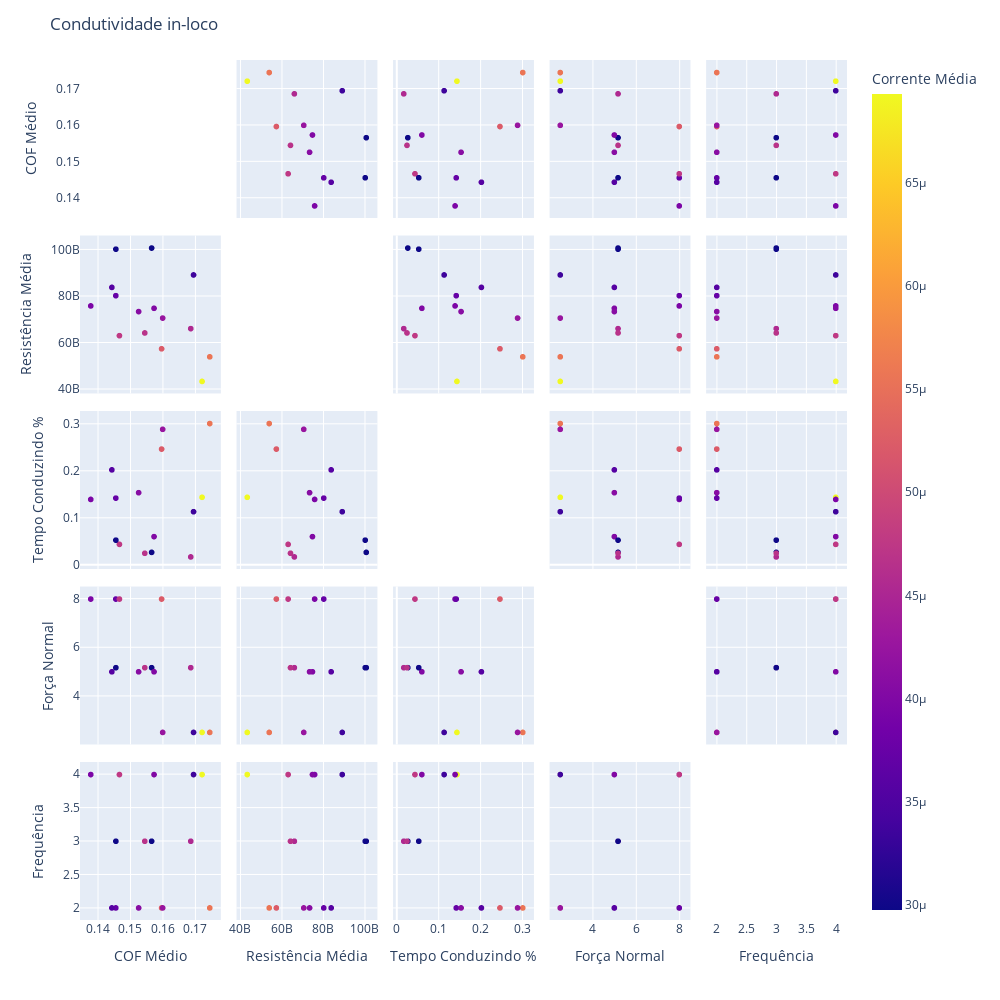

Write notebook code for a chart like this one.
### Code cell
fig = px.scatter_matrix(df[df['Resistência Média']<2e11],
                  dimensions=["COF Médio", "Resistência Média", "Tempo Conduzindo %", "Força Normal", 'Frequência'],
                       color = 'Corrente Média')
fig.update_traces(diagonal_visible=False)
fig.update_layout(
    title='Condutividade in-loco',
    dragmode='select',
    width=1000,
    height=1000,
    hovermode='closest',
)
fig.show()

### Figure 1 — Plotly figure (JSON) as saved in the notebook; plotly's stock layout.template omitted (floating-point values rounded to 4 significant figures)
{"data": [{"diagonal": {"visible": false}, "dimensions": [{"axis": {"matches": true}, "label": "COF Médio", "values": [0.1745, 0.1721, 0.1695, 0.1566, 0.1687, 0.1597, 0.1378, 0.1455, 0.1545, 0.1573, 0.1466, 0.16, 0.1526, 0.1443, 0.1455]}, {"axis": {"matches": true}, "label": "Resistência Média", "values": [53900000000.0, 43300000000.0, 89190000000.0, 100800000000.0, 66060000000.0, 57360000000.0, 75840000000.0, 80250000000.0, 64190000000.0, 74810000000.0, 63030000000.0, 70590000000.0, 73390000000.0, 83830000000.0, 100300000000.0]}, {"axis": {"matches": true}, "label": "Tempo Conduzindo %", "values": [0.3014, 0.1441, 0.1134, 0.02656, 0.01686, 0.247, 0.1395, 0.1423, 0.02462, 0.06021, 0.04363, 0.2891, 0.1539, 0.2026, 0.05267]}, {"axis": {"matches": true}, "label": "Força Normal", "values": [2.5, 2.5, 2.5, 5.17, 5.17, 8, 8, 8, 5.17, 5, 8, 2.5, 5, 5, 5.17]}, {"axis": {"matches": true}, "label": "Frequência", "values": [2, 4, 4, 3, 3, 2, 4, 2, 3, 4, 4, 2, 2, 2, 3]}], "hovertemplate": "%{xaxis.title.text}=%{x}<br>%{yaxis.title.text}=%{y}<br>Corrente Média=%{marker.color}<extra></extra>", "legendgroup": "", "marker": {"color": [5.566e-05, 6.929e-05, 3.364e-05, 2.977e-05, 4.541e-05, 5.23e-05, 3.956e-05, 3.738e-05, 4.674e-05, 4.01e-05, 4.759e-05, 4.25e-05, 4.088e-05, 3.579e-05, 2.991e-05], "coloraxis": "coloraxis", "symbol": "circle"}, "name": "", "showlegend": false, "type": "splom"}], "layout": {"coloraxis": {"colorbar": {"title": {"text": "Corrente Média"}}, "colorscale": [[0, "#0d0887"], [0.1111, "#46039f"], [0.2222, "#7201a8"], [0.3333, "#9c179e"], [0.4444, "#bd3786"], [0.5556, "#d8576b"], [0.6667, "#ed7953"], [0.7778, "#fb9f3a"], [0.8889, "#fdca26"], [1, "#f0f921"]]}, "dragmode": "select", "height": 1000, "hovermode": "closest", "legend": {"tracegroupgap": 0}, "margin": {"t": 60}, "title": {"text": "Condutividade in-loco"}, "width": 1000}}
